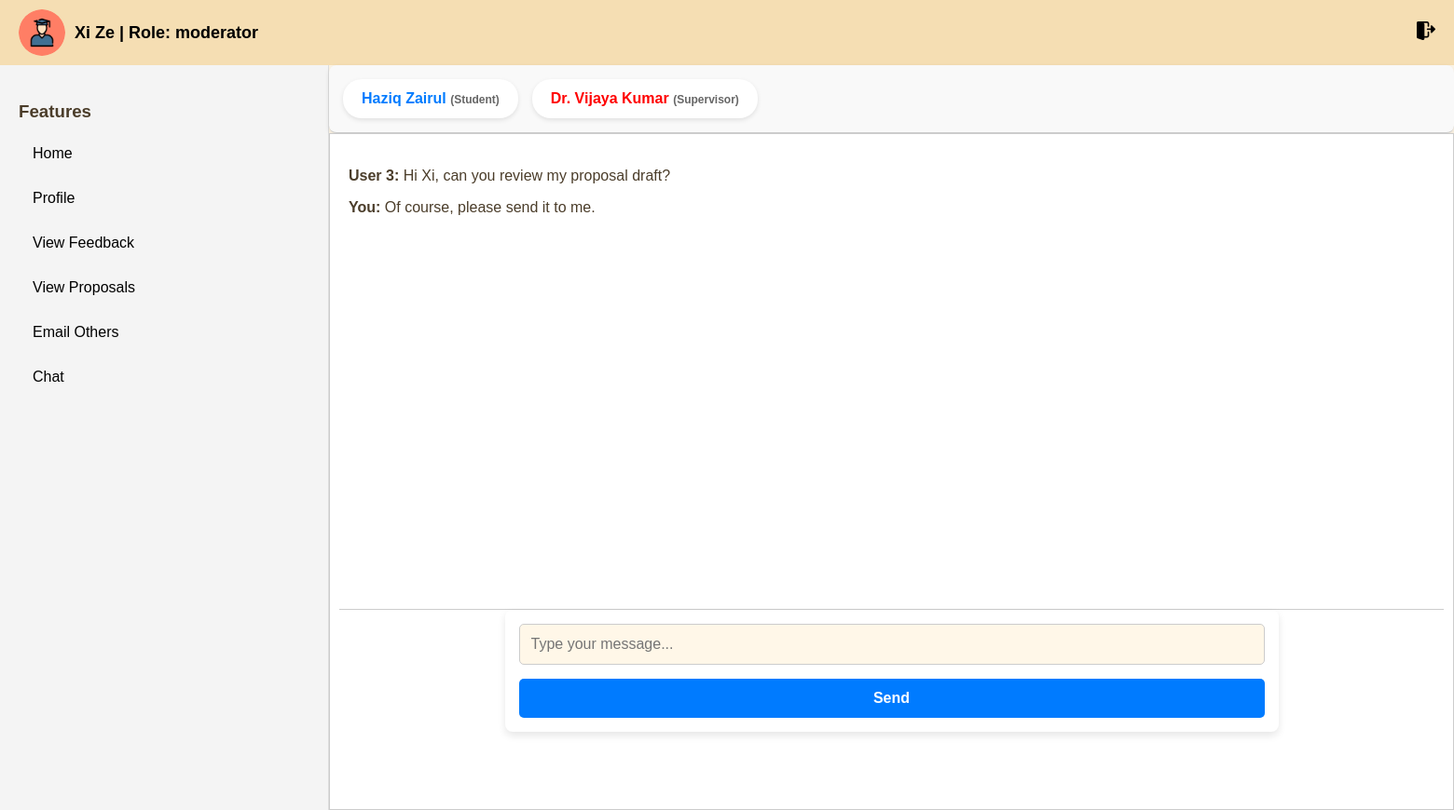
Before: /chat.php (signed in) with the older database file.
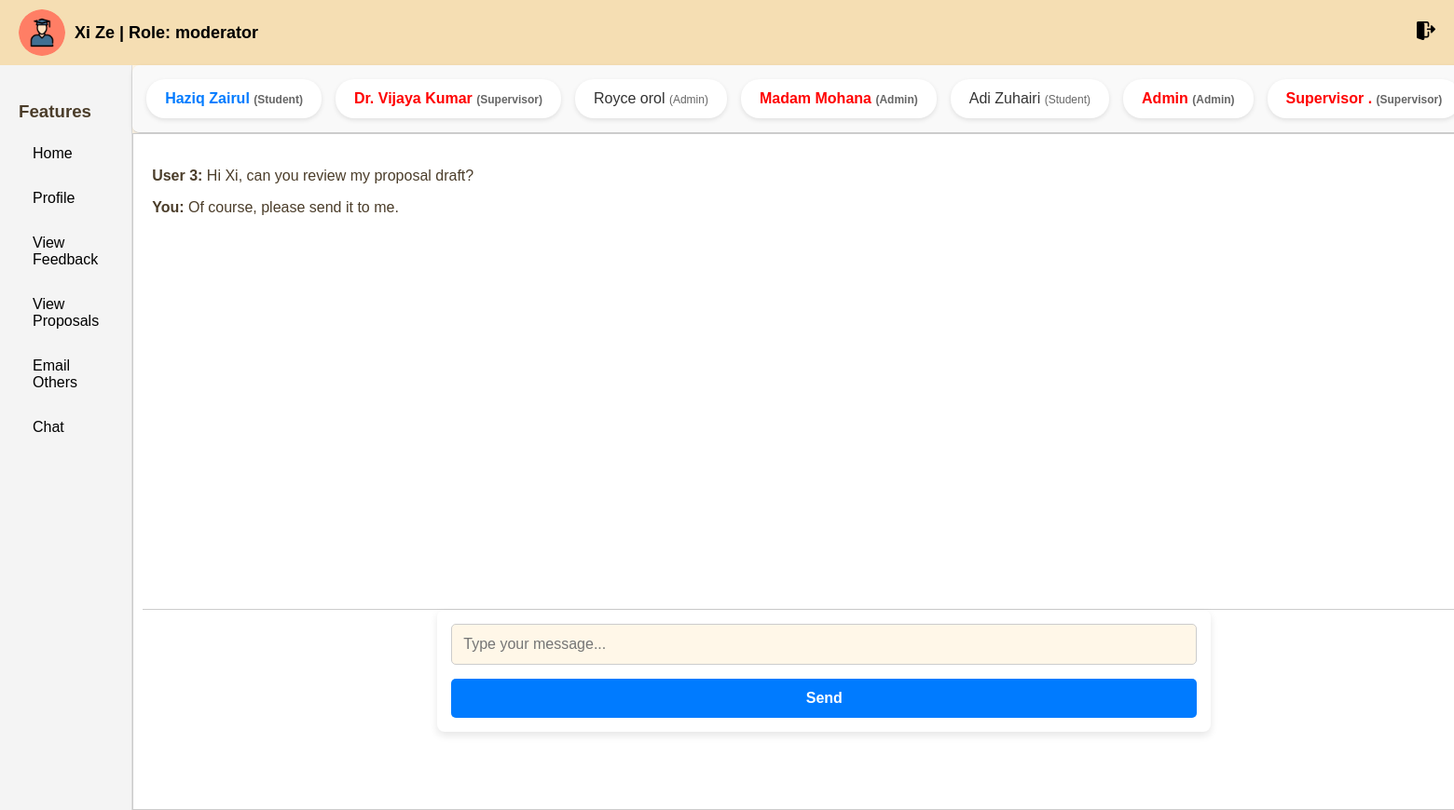
After: the same page with the newer database file.
### tables this page shows
CREATE TABLE `users` (
  `id` int(11) NOT NULL,
  `first_name` varchar(255) NOT NULL,
  `last_name` varchar(255) NOT NULL,
  `email` varchar(255) NOT NULL,
  `student_id` varchar(255) NOT NULL,
  `password` varchar(255) NOT NULL,
  `role` enum('student','moderator','admin','supervisor') NOT NULL DEFAULT 'student',
  `created_at` timestamp NOT NULL DEFAULT current_timestamp(),
  `status` enum('active','suspended') DEFAULT 'active'
);

CREATE TABLE `chats` (
  `id` int(11) NOT NULL,
  `sender_id` int(11) NOT NULL,
  `receiver_id` int(11) NOT NULL,
  `message` text NOT NULL,
  `created_at` timestamp NOT NULL DEFAULT current_timestamp()
);

### chat.php (the view, shortened to what this page needs)
<?php
include 'db_connection.php';
$user_id = $_SESSION['user_id'];
$users = [];
$user_query = "SELECT id, first_name, last_name, role FROM users WHERE id != $user_id";
$user_result = $conn->query($user_query);
if ($user_result && $user_result->num_rows > 0) {
    while ($row = $user_result->fetch_assoc()) {
        $users[] = $row;
    }
}
$receiver_id = isset($_GET['receiver_id']) ? $_GET['receiver_id'] : (isset($users[0]['id']) ? $users[0]['id'] : null);
$messages = [];
if ($receiver_id) {
    $message_query = "
        SELECT * FROM chats
        WHERE (sender_id = $user_id AND receiver_id = $receiver_id)
           OR (sender_id = $receiver_id AND receiver_id = $user_id)
        ORDER BY created_at";
    $message_result = $conn->query($message_query);
    if ($message_result && $message_result->num_rows > 0) {
        while ($row = $message_result->fetch_assoc()) {
            $messages[] = $row;
        }
    }
}
?>
<!DOCTYPE html>
<html lang="en">
<head>
    <link rel="stylesheet" href="css/dashboard.css">
    <link rel="stylesheet" href="css/header.css">
</head>
<body>
    <?php include 'includes/header.php'; ?>
    <div class="dashboard-container">
        <?php include 'includes/sidebar.php'; ?>
        <div class="chat-container">
            <div class="user-list">
                <ul>
                    <?php foreach ($users as $user): ?>
                        <li class="<?= $receiver_id != $user['id'] && rand(0, 1) ? 'unread' : '' ?>">
                            <a href="?receiver_id=<?= $user['id'] ?>"
                               style="<?= $receiver_id == $user['id'] ? 'font-weight: bold;' : '' ?>">
                                <?= $user['first_name'] . ' ' . $user['last_name'] ?>
                                <span style="font-size: 12px; color: #666;">(<?= ucfirst($user['role']) ?>)</span>
                            </a>
                        </li>
                    <?php endforeach; ?>
                </ul>
            </div>
            <div class="chat-box">
                <div class="messages" id="chat-box">
                    <?php if ($receiver_id): ?>
                        <?php foreach ($messages as $msg): ?>
                            <p>
                                <strong><?= $msg['sender_id'] == $user_id ? 'You' : 'User ' . $msg['sender_id'] ?>:</strong>
                                <?= $msg['message'] ?>
                            </p>
                        <?php endforeach; ?>
                    <?php else: ?>
                        <p>Select a user to start chatting.</p>
                    <?php endif; ?>
                </div>
                <?php if ($receiver_id): ?>
                    <form method="POST" class="message-form">
                        <input type="text" name="message" placeholder="Type your message..." required>
                        <button type="submit">Send</button>
                    </form>
                <?php endif; ?>
            </div>
        </div>
    </div>
</body>
</html>

### includes/header.php (shortened to what this page needs)
<?php
$name = $_SESSION['first_name'] . " " . $_SESSION['last_name'];
$role = $_SESSION['role'];
$profile_picture = $_SESSION['profile_picture'] ?? '/WebDevAsgn/images/defaultprofile.png';
?>
<!DOCTYPE html>
<html lang="en">
<head>
    <link rel="stylesheet" href="/WebDevAsgn/css/header.css">
</head>
<body>
    <div class="navbar">
        <div class="profile-welcome">
            <img src="<?php echo htmlspecialchars($profile_picture); ?>" alt="Profile Picture" class="profile-picture">
            <div class="welcome-message">
                <p><b><?php echo htmlspecialchars($name); ?> | Role: <?php echo htmlspecialchars($role); ?></b></p>
            </div>
        </div>
        <div class="logout-button">
            <a href="/WebDevAsgn/logout.php" onclick="return confirm('Are you sure you want to logout?')">
                <img src="/WebDevAsgn/images/log_out.png" title="Log Out" alt="Log Out" />
            </a>
        </div>
    </div>
</body>
</html>

### includes/sidebar.php (shortened to what this page needs)
<div class="dashboard-sidebar">
    <h3>Features</h3>
    <ul>
        <?php if ($_SESSION['role'] === 'student'): ?>
            <li><a href="/WebDevAsgn/dashboard.php">Home</a></li>
            <li><a href="/WebDevAsgn/student/update_profile.php">Profile</a></li>
            <li><a href="/WebDevAsgn/student/submit_feedback.php">Submit Feedback</a></li>
            <li><a href="/WebDevAsgn/student/view_supervisors.php">View Supervisors</a></li>
            <li><a href="/WebDevAsgn/student/submit_proposal.php">Submit Proposal</a></li>
            <li><a href="/WebDevAsgn/student/view_projects.php">View Projects</a></li>
            <li><a href="/WebDevAsgn/student/schedule_meeting.php">Schedule Meeting</a></li>
            <li><a href="/WebDevAsgn/student/view_goals.php">View Goals</a></li>
            <li><a href="/WebDevAsgn/student/book_presentation.php">Book Presentation</a></li>
            <li><a href="/WebDevAsgn/student/view_marks.php">View Marks</a></li>
            <li><a href="/WebDevAsgn/email.php">Email Others</a></li>
            <li><a href="/WebDevAsgn/chat.php">Chat</a></li>
        <?php elseif ($_SESSION['role'] === 'moderator'): ?>
            <li><a href="/WebDevAsgn/dashboard.php">Home</a></li>
            <li><a href="/WebDevAsgn/student/update_profile.php">Profile</a></li>
            <li><a href="/WebDevAsgn/moderator/view_feedback.php">View Feedback</a></li>
            <li><a href="/WebDevAsgn/moderator/view_proposals.php">View Proposals</a></li>
            <li><a href="/WebDevAsgn/email.php">Email Others</a></li>
            <li><a href="/WebDevAsgn/chat.php">Chat</a></li>
        <?php endif; ?>
    </ul>
</div>

### css/dashboard.css (style rules this page uses)
body, html { margin: 0; padding: 0; min-height: 100vh; display: flex; flex-direction: column; }
.dashboard-container { display: flex; flex: 1; min-height: 0; }
html, body { margin: 0; padding: 0; height: 100%; display: flex; flex-direction: column; }
.dashboard-sidebar { width: 20%; background-color: #f4f4f4; padding: 20px; border-right: 1px solid #ddd; }
.dashboard-sidebar h3 { margin-bottom: 15px; }
.dashboard-sidebar ul { list-style: none; padding: 0; }
.dashboard-sidebar ul li { margin-bottom: 2px; }
.dashboard-sidebar ul li a { text-decoration: none; color: #333; transition: color 0.3s; }
body { font-family: Arial, sans-serif; margin: 0; padding: 0; background-color: #fdf5e6; color: #4b3d2a; }
.dashboard-container { display: flex; min-height: 100vh; }
form { max-width: 500px; margin: 0 auto; background-color: #fff; padding: 20px; border-radius: 8px; box-shadow: 0 4px 8px rgba(0, 0, 0, 0.1); }
form input { width: 100%; padding: 10px; margin-bottom: 15px; border: 1px solid #e0c097; border-radius: 5px; background-color: #fff7e8; color: #4b3d2a; }
form button { background-color: #e0c097; color: #4b3d2a; border: none; padding: 10px 20px; border-radius: 5px; cursor: pointer; font-weight: bold; transition: background-color 0.3s; }

### css/header.css (style rules this page uses)
body { margin: 0; font-family: Arial, sans-serif; }
.navbar { display: flex; justify-content: space-between; align-items: center; background-color: white; padding: 10px 20px; color: black; }
.welcome-message { font-size: 20px; }

### chat.php (style rules this page uses)
.dashboard-container { display: flex; height: 100vh; }
.chat-container { flex-grow: 1; display: flex; flex-direction: column; }
.user-list { display: flex; overflow-x: auto; border-bottom: 1px solid #ccc; padding: 15px; background-color: #f9f9f9; border-radius: 8px; box-shadow: 0 2px 5px rgba(0, 0, 0, 0.1); }
.user-list ul { display: flex; gap: 15px; list-style: none; padding: 0; margin: 0; }
.user-list li { flex: 0 0 auto; padding: 12px 20px; border-radius: 20px; background-color: #fff; box-shadow: 0 2px 5px rgba(0, 0, 0, 0.1); transition: background-color 0.3s ease, transform 0.3s ease; }
.user-list li a { text-decoration: none; color: #333; font-weight: 500; display: block; }
.user-list li.unread a { color: #ff0000; font-weight: bold; }
.chat-box { flex-grow: 1; display: flex; flex-direction: column; background-color: #fff; border: 1px solid #ccc; padding: 10px; }
.messages { flex-grow: 1; overflow-y: auto; padding: 10px; border-bottom: 1px solid #ccc; max-height: 60vh; }
.message-form { padding: 15px; display: flex; flex-direction: column; width: 100%; max-width: 800px; margin: 0 auto; }
.message-form input { padding: 12px; font-size: 16px; border: 1px solid #ccc; border-radius: 5px; margin-bottom: 15px; width: 100%; box-sizing: border-box; }
.message-form button { padding: 12px 20px; font-size: 16px; color: #fff; background-color: #007bff; border: none; border-radius: 5px; cursor: pointer; width: 100%; transition: background-color 0.3s ease; }

### includes/header.php (style rules this page uses)
.navbar { display: flex; align-items: center; padding: 10px 20px; background-color: wheat; color: black; justify-content: space-between; flex-wrap: wrap; }
.profile-welcome { display: flex; align-items: center; }
.profile-picture { width: 50px; height: 50px; border-radius: 50%; margin-right: 10px; }
.welcome-message p { margin: 0; font-size: 18px; color: black; }
.navbar-icons img, .logout-button img { width: 20px; height: 20px; transition: transform 0.3s ease, box-shadow 0.3s ease; }

### includes/sidebar.php (style rules this page uses)
.dashboard-sidebar ul { list-style-type: none; padding: 0; margin: 0; }
.dashboard-sidebar ul li { margin: 10px 0; }
.dashboard-sidebar ul li a { display: block; text-decoration: none; color: black; font-size: 16px; padding: 10px 15px; border-radius: 5px; transition: all 0.3s ease; }

Changed rows visible on the page:
added users: first_name "Royce", last_name "orol", role "Admin"
added users: first_name "Madam", last_name "Mohana", role "Admin"
added users: first_name "Adi", last_name "Zuhairi", role "Student"
added users: first_name "Admin", role "Admin"
added users: first_name "Supervisor", last_name ".", role "Supervisor"
